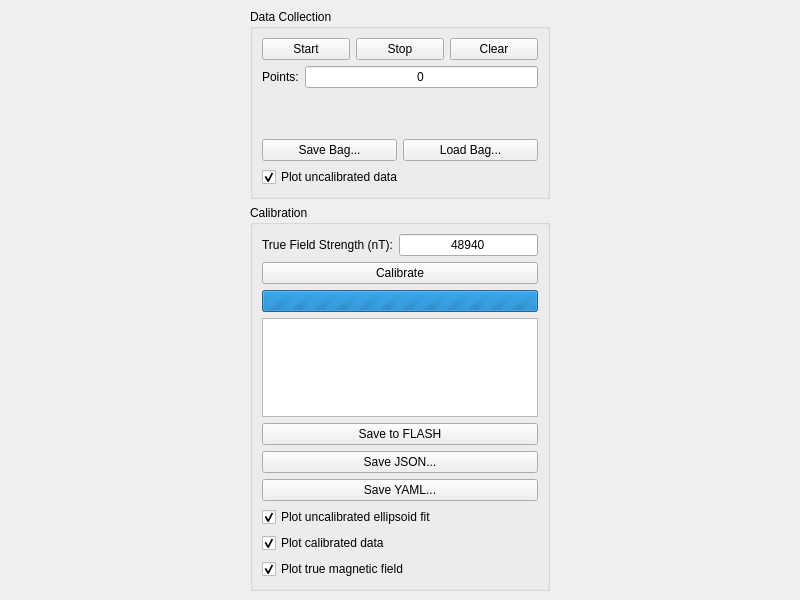
<?xml version="1.0" encoding="UTF-8"?>
<ui version="4.0">
 <class>fmain</class>
 <widget class="QMainWindow" name="fmain">
  <property name="geometry">
   <rect>
    <x>0</x>
    <y>0</y>
    <width>800</width>
    <height>600</height>
   </rect>
  </property>
  <property name="windowTitle">
   <string>Magnetometer Calibration</string>
  </property>
  <widget class="QWidget" name="centralwidget">
   <layout class="QHBoxLayout" name="layout_main">
    <item>
     <layout class="QVBoxLayout" name="layout_left_panel">
      <item>
       <widget class="QGroupBox" name="groupbox_collection">
        <property name="minimumSize">
         <size>
          <width>300</width>
          <height>190</height>
         </size>
        </property>
        <property name="maximumSize">
         <size>
          <width>300</width>
          <height>190</height>
         </size>
        </property>
        <property name="title">
         <string>Data Collection</string>
        </property>
        <layout class="QVBoxLayout" name="verticalLayout">
         <item>
          <layout class="QHBoxLayout" name="layout_collection_management">
           <item>
            <widget class="QPushButton" name="button_start_collection">
             <property name="text">
              <string>Start</string>
             </property>
            </widget>
           </item>
           <item>
            <widget class="QPushButton" name="button_stop_collection">
             <property name="text">
              <string>Stop</string>
             </property>
            </widget>
           </item>
           <item>
            <widget class="QPushButton" name="button_clear_collection">
             <property name="text">
              <string>Clear</string>
             </property>
            </widget>
           </item>
          </layout>
         </item>
         <item>
          <layout class="QHBoxLayout" name="layout_collection_points">
           <item>
            <widget class="QLabel" name="label_points">
             <property name="text">
              <string>Points:</string>
             </property>
            </widget>
           </item>
           <item>
            <widget class="QLineEdit" name="lineedit_n_collection_points">
             <property name="text">
              <string>0</string>
             </property>
             <property name="alignment">
              <set>Qt::AlignCenter</set>
             </property>
             <property name="readOnly">
              <bool>true</bool>
             </property>
            </widget>
           </item>
          </layout>
         </item>
         <item>
          <spacer name="spacer_collection">
           <property name="orientation">
            <enum>Qt::Vertical</enum>
           </property>
           <property name="sizeHint" stdset="0">
            <size>
             <width>20</width>
             <height>40</height>
            </size>
           </property>
          </spacer>
         </item>
         <item>
          <layout class="QHBoxLayout" name="layout_bag_files">
           <item>
            <widget class="QPushButton" name="button_save_collection">
             <property name="text">
              <string>Save Bag...</string>
             </property>
            </widget>
           </item>
           <item>
            <widget class="QPushButton" name="button_load_collection">
             <property name="text">
              <string>Load Bag...</string>
             </property>
            </widget>
           </item>
          </layout>
         </item>
         <item>
          <widget class="QCheckBox" name="checkbox_graph_uncalibrated">
           <property name="text">
            <string>Plot uncalibrated data</string>
           </property>
           <property name="checked">
            <bool>true</bool>
           </property>
          </widget>
         </item>
        </layout>
       </widget>
      </item>
      <item>
       <widget class="QGroupBox" name="groupbox_calibration">
        <property name="minimumSize">
         <size>
          <width>300</width>
          <height>0</height>
         </size>
        </property>
        <property name="maximumSize">
         <size>
          <width>300</width>
          <height>16777215</height>
         </size>
        </property>
        <property name="title">
         <string>Calibration</string>
        </property>
        <layout class="QVBoxLayout" name="verticalLayout_3">
         <item>
          <layout class="QHBoxLayout" name="layout_field_strength">
           <item>
            <widget class="QLabel" name="label_field_strength">
             <property name="text">
              <string>True Field Strength (nT):</string>
             </property>
             <property name="alignment">
              <set>Qt::AlignCenter</set>
             </property>
            </widget>
           </item>
           <item>
            <widget class="QLineEdit" name="lineedit_field_strength">
             <property name="text">
              <string>48940</string>
             </property>
             <property name="alignment">
              <set>Qt::AlignCenter</set>
             </property>
            </widget>
           </item>
          </layout>
         </item>
         <item>
          <widget class="QPushButton" name="button_calibrate">
           <property name="text">
            <string>Calibrate</string>
           </property>
          </widget>
         </item>
         <item>
          <widget class="QProgressBar" name="progressbar_calibrate">
           <property name="maximum">
            <number>0</number>
           </property>
           <property name="value">
            <number>-1</number>
           </property>
          </widget>
         </item>
         <item>
          <widget class="QPlainTextEdit" name="textedit_calibration">
           <property name="font">
            <font>
             <family>Ubuntu Mono</family>
             <pointsize>10</pointsize>
            </font>
           </property>
           <property name="lineWrapMode">
            <enum>QPlainTextEdit::NoWrap</enum>
           </property>
           <property name="readOnly">
            <bool>true</bool>
           </property>
          </widget>
         </item>
         <item>
          <layout class="QVBoxLayout" name="layout_save_calibration">
            <item>
            <widget class="QPushButton" name="button_save_calibration_flash">
             <property name="text">
              <string>Save to FLASH</string>
             </property>
            </widget>
           </item>
 
           <item>
            <widget class="QPushButton" name="button_save_calibration_json">
             <property name="text">
              <string>Save JSON...</string>
             </property>
            </widget>
           </item>
           <item>
            <widget class="QPushButton" name="button_save_calibration_yaml">
             <property name="text">
              <string>Save YAML...</string>
             </property>
            </widget>
           </item>
          </layout>
         </item>
         <item>
          <widget class="QCheckBox" name="checkbox_graph_fit">
           <property name="text">
            <string>Plot uncalibrated ellipsoid fit</string>
           </property>
           <property name="checked">
            <bool>true</bool>
           </property>
          </widget>
         </item>
         <item>
          <widget class="QCheckBox" name="checkbox_graph_calibrated">
           <property name="text">
            <string>Plot calibrated data</string>
           </property>
           <property name="checked">
            <bool>true</bool>
           </property>
          </widget>
         </item>
         <item>
          <widget class="QCheckBox" name="checkbox_graph_truth">
           <property name="text">
            <string>Plot true magnetic field</string>
           </property>
           <property name="checked">
            <bool>true</bool>
           </property>
          </widget>
         </item>
        </layout>
       </widget>
      </item>
     </layout>
    </item>
   </layout>
  </widget>
 </widget>
 <resources/>
 <connections/>
</ui>
